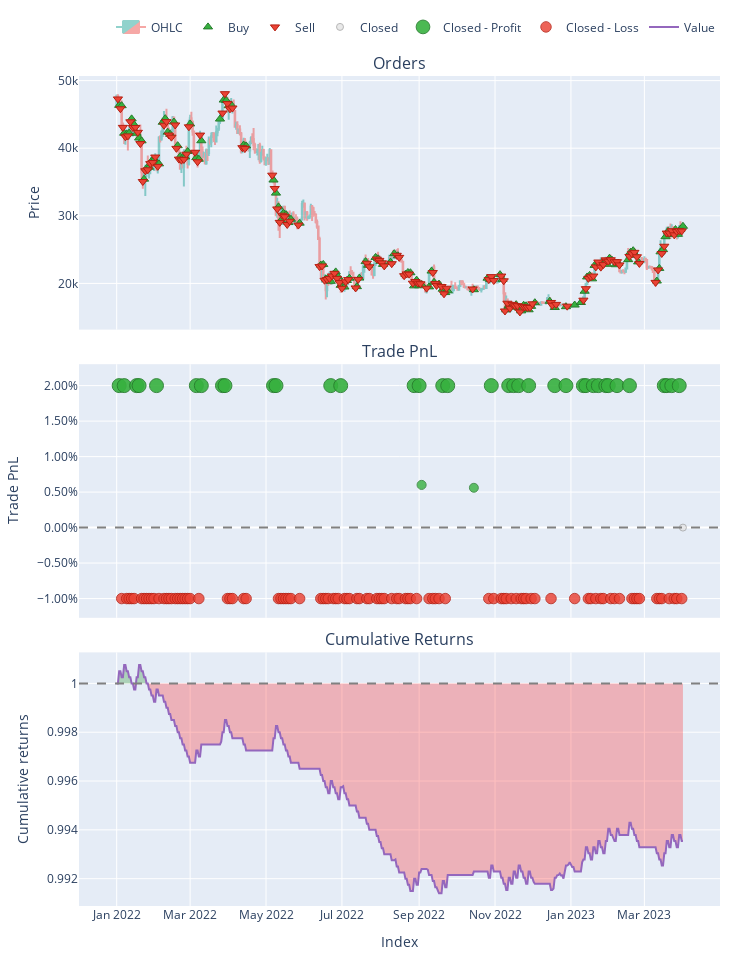

Notebook code cell kept with this figure:
### Code cell
pf.plot(settings=dict(bm_returns=False)).show()

### Figure 1 — Plotly figure (JSON) as saved in the notebook; plotly's stock layout.template omitted (floating-point values rounded to 4 significant figures; data arrays with more than 128 entries replaced by an {"elided": "..."} marker saying what was removed)
{"data": [{"close": {"elided": "456 float values"}, "decreasing": {"fillcolor": "#ee534f", "line": {"color": "#ee534f"}}, "high": {"elided": "456 float values"}, "increasing": {"fillcolor": "#26a69a", "line": {"color": "#26a69a"}}, "low": {"elided": "456 float values"}, "name": "OHLC", "opacity": 0.5, "open": {"elided": "456 float values"}, "type": "candlestick", "uid": "98e0eb16-0213-4978-b6d6-258d4bbb0679", "x": {"elided": "456 str values"}, "xaxis": "x", "yaxis": "y"}, {"customdata": {"elided": "138x9 mixed values"}, "hovertemplate": "<br>Order Id: %{customdata[0]}\n<br>Signal Index: %{customdata[1]}\n<br>Creation Index: %{customdata[2]}\n<br>Fill Index: %{customdata[3]}\n<br>Size: %{customdata[4]:,}\n<br>Price: %{customdata[5]:,}\n<br>Fees: %{customdata[6]:,}\n<br>Type: %{customdata[7]}\n<br>Stop Type: %{customdata[8]}", "marker": {"color": "#37B13F", "line": {"color": "rgb(38,123,44)", "width": 1}, "size": 8, "symbol": "triangle-up"}, "mode": "markers", "name": "Buy", "type": "scatter", "uid": "60471404-1c07-4172-9964-ff5135cb70b1", "x": {"elided": "138 str values"}, "xaxis": "x", "y": {"elided": "138 float values"}, "yaxis": "y"}, {"customdata": {"elided": "137x9 mixed values"}, "hovertemplate": "<br>Order Id: %{customdata[0]}\n<br>Signal Index: %{customdata[1]}\n<br>Creation Index: %{customdata[2]}\n<br>Fill Index: %{customdata[3]}\n<br>Size: %{customdata[4]:,}\n<br>Price: %{customdata[5]:,}\n<br>Fees: %{customdata[6]:,}\n<br>Type: %{customdata[7]}\n<br>Stop Type: %{customdata[8]}", "marker": {"color": "#EA4335", "line": {"color": "rgb(181,31,18)", "width": 1}, "size": 8, "symbol": "triangle-down"}, "mode": "markers", "name": "Sell", "type": "scatter", "uid": "eb6d93d6-5204-4157-9106-b49164cac831", "x": {"elided": "137 str values"}, "xaxis": "x", "y": {"elided": "137 float values"}, "yaxis": "y"}, {"customdata": [["137", "137", "2023-04-01 00:00:00+00:00", 0, 0]], "hovertemplate": "<br>Exit Trade Id: %{customdata[0]}\n<br>Position Id: %{customdata[1]}\n<br>Exit Index: %{customdata[2]}\n<br>PnL: %{customdata[3]:,}\n<br>Return: %{customdata[4]:,%}", "marker": {"color": "#E2E2E2", "line": {"color": "rgb(158,158,158)", "width": 1}, "opacity": [0.75], "size": [7], "symbol": "circle"}, "mode": "markers", "name": "Closed", "type": "scatter", "uid": "0ed7196e-b8d8-47a2-9b4f-347f578906d3", "x": ["2023-04-01T00:00:00+00:00"], "xaxis": "x2", "y": [0], "yaxis": "y2"}, {"customdata": {"elided": "38x5 mixed values"}, "hovertemplate": "<br>Exit Trade Id: %{customdata[0]}\n<br>Position Id: %{customdata[1]}\n<br>Exit Index: %{customdata[2]}\n<br>PnL: %{customdata[3]:,}\n<br>Return: %{customdata[4]:,%}", "marker": {"color": "#37B13F", "line": {"color": "rgb(38,123,44)", "width": 1}, "opacity": [0.9, 0.9, 0.9, 0.9, 0.9, 0.9, 0.9, 0.9, 0.9, 0.9, 0.9, 0.9, 0.9, 0.9, 0.9, 0.7951, 0.9, 0.9, 0.7921, 0.9, 0.9, 0.9, 0.9, 0.9, 0.9, 0.9, 0.9, 0.9, 0.9, 0.9, 0.9, 0.9, 0.9, 0.9, 0.9, 0.9, 0.9, 0.9], "size": [14.0, 14, 14.0, 14.0, 14.0, 14.0, 14.0, 14.0, 14.0, 14.0, 14, 14, 14.0, 14, 14.0, 9.104, 14.0, 14, 8.963, 14, 14, 14.0, 14.0, 14.0, 14.0, 14.0, 14, 14.0, 14.0, 14.0, 14.0, 14, 14.0, 14.0, 14, 14.0, 14.0, 14], "symbol": "circle"}, "mode": "markers", "name": "Closed - Profit", "type": "scatter", "uid": "cb1178a9-842e-46f9-8873-c8f4b5e29a25", "x": ["2022-01-03T00:00:00+00:00", "2022-01-07T00:00:00+00:00", "2022-01-17T00:00:00+00:00", "2022-01-19T00:00:00+00:00", "2022-02-02T00:00:00+00:00", "2022-03-06T00:00:00+00:00", "2022-03-10T00:00:00+00:00", "2022-03-27T00:00:00+00:00", "2022-03-29T00:00:00+00:00", "2022-05-07T00:00:00+00:00", "2022-05-09T00:00:00+00:00", "2022-06-22T00:00:00+00:00", "2022-06-30T00:00:00+00:00", "2022-08-28T00:00:00+00:00", "2022-09-01T00:00:00+00:00", "2022-09-03T00:00:00+00:00", "2022-09-20T00:00:00+00:00", "2022-09-24T00:00:00+00:00", "2022-10-15T00:00:00+00:00", "2022-10-29T00:00:00+00:00", "2022-11-12T00:00:00+00:00", "2022-11-16T00:00:00+00:00", "2022-11-20T00:00:00+00:00", "2022-11-28T00:00:00+00:00", "2022-12-19T00:00:00+00:00", "2022-12-28T00:00:00+00:00", "2023-01-11T00:00:00+00:00", "2023-01-13T00:00:00+00:00", "2023-01-19T00:00:00+00:00", "2023-01-23T00:00:00+00:00", "2023-01-29T00:00:00+00:00", "2023-01-31T00:00:00+00:00", "2023-02-07T00:00:00+00:00", "2023-02-17T00:00:00+00:00", "2023-03-17T00:00:00+00:00", "2023-03-19T00:00:00+00:00", "2023-03-23T00:00:00+00:00", "2023-03-29T00:00:00+00:00"], "xaxis": "x2", "y": [0.02, 0.02, 0.02, 0.02, 0.02, 0.02, 0.02, 0.02, 0.02, 0.02, 0.02, 0.02, 0.02, 0.02, 0.02, 0.006012, 0.02, 0.02, 0.005608, 0.02, 0.02, 0.02, 0.02, 0.02, 0.02, 0.02, 0.02, 0.02, 0.02, 0.02, 0.02, 0.02, 0.02, 0.02, 0.02, 0.02, 0.02, 0.02], "yaxis": "y2"}, {"customdata": {"elided": "99x5 mixed values"}, "hovertemplate": "<br>Exit Trade Id: %{customdata[0]}\n<br>Position Id: %{customdata[1]}\n<br>Exit Index: %{customdata[2]}\n<br>PnL: %{customdata[3]:,}\n<br>Return: %{customdata[4]:,%}", "marker": {"color": "#EA4335", "line": {"color": "rgb(181,31,18)", "width": 1}, "opacity": [0.825, 0.825, 0.825, 0.825, 0.825, 0.825, 0.825, 0.825, 0.825, 0.825, 0.825, 0.825, 0.825, 0.825, 0.825, 0.825, 0.825, 0.825, 0.825, 0.825, 0.825, 0.825, 0.825, 0.825, 0.825, 0.825, 0.825, 0.825, 0.825, 0.825, 0.825, 0.825, 0.825, 0.825, 0.825, 0.825, 0.825, 0.825, 0.825, 0.825, 0.825, 0.825, 0.825, 0.825, 0.825, 0.825, 0.825, 0.825, 0.825, 0.825, 0.825, 0.825, 0.825, 0.825, 0.825, 0.825, 0.825, 0.825, 0.825, 0.825, 0.825, 0.825, 0.825, 0.825, 0.825, 0.825, 0.825, 0.825, 0.825, 0.825, 0.825, 0.825, 0.825, 0.825, 0.825, 0.825, 0.825, 0.825, 0.825, 0.825, 0.825, 0.825, 0.825, 0.825, 0.825, 0.825, 0.825, 0.825, 0.825, 0.825, 0.825, 0.825, 0.825, 0.825, 0.825, 0.825, 0.825, 0.825, 0.825], "size": [10.5, 10.5, 10.5, 10.5, 10.5, 10.5, 10.5, 10.5, 10.5, 10.5, 10.5, 10.5, 10.5, 10.5, 10.5, 10.5, 10.5, 10.5, 10.5, 10.5, 10.5, 10.5, 10.5, 10.5, 10.5, 10.5, 10.5, 10.5, 10.5, 10.5, 10.5, 10.5, 10.5, 10.5, 10.5, 10.5, 10.5, 10.5, 10.5, 10.5, 10.5, 10.5, 10.5, 10.5, 10.5, 10.5, 10.5, 10.5, 10.5, 10.5, 10.5, 10.5, 10.5, 10.5, 10.5, 10.5, 10.5, 10.5, 10.5, 10.5, 10.5, 10.5, 10.5, 10.5, 10.5, 10.5, 10.5, 10.5, 10.5, 10.5, 10.5, 10.5, 10.5, 10.5, 10.5, 10.5, 10.5, 10.5, 10.5, 10.5, 10.5, 10.5, 10.5, 10.5, 10.5, 10.5, 10.5, 10.5, 10.5, 10.5, 10.5, 10.5, 10.5, 10.5, 10.5, 10.5, 10.5, 10.5, 10.5], "symbol": "circle"}, "mode": "markers", "name": "Closed - Loss", "type": "scatter", "uid": "df10f622-ca3d-4596-ab82-2a61eb698c20", "x": ["2022-01-05T00:00:00+00:00", "2022-01-09T00:00:00+00:00", "2022-01-11T00:00:00+00:00", "2022-01-13T00:00:00+00:00", "2022-01-15T00:00:00+00:00", "2022-01-21T00:00:00+00:00", "2022-01-23T00:00:00+00:00", "2022-01-25T00:00:00+00:00", "2022-01-27T00:00:00+00:00", "2022-01-29T00:00:00+00:00", "2022-01-31T00:00:00+00:00", "2022-02-04T00:00:00+00:00", "2022-02-08T00:00:00+00:00", "2022-02-10T00:00:00+00:00", "2022-02-12T00:00:00+00:00", "2022-02-14T00:00:00+00:00", "2022-02-17T00:00:00+00:00", "2022-02-19T00:00:00+00:00", "2022-02-21T00:00:00+00:00", "2022-02-23T00:00:00+00:00", "2022-02-25T00:00:00+00:00", "2022-02-27T00:00:00+00:00", "2022-03-01T00:00:00+00:00", "2022-03-08T00:00:00+00:00", "2022-03-31T00:00:00+00:00", "2022-04-02T00:00:00+00:00", "2022-04-04T00:00:00+00:00", "2022-04-13T00:00:00+00:00", "2022-04-15T00:00:00+00:00", "2022-05-11T00:00:00+00:00", "2022-05-13T00:00:00+00:00", "2022-05-15T00:00:00+00:00", "2022-05-17T00:00:00+00:00", "2022-05-19T00:00:00+00:00", "2022-05-21T00:00:00+00:00", "2022-05-28T00:00:00+00:00", "2022-06-14T00:00:00+00:00", "2022-06-16T00:00:00+00:00", "2022-06-18T00:00:00+00:00", "2022-06-20T00:00:00+00:00", "2022-06-24T00:00:00+00:00", "2022-06-26T00:00:00+00:00", "2022-06-28T00:00:00+00:00", "2022-07-03T00:00:00+00:00", "2022-07-05T00:00:00+00:00", "2022-07-07T00:00:00+00:00", "2022-07-13T00:00:00+00:00", "2022-07-15T00:00:00+00:00", "2022-07-21T00:00:00+00:00", "2022-07-23T00:00:00+00:00", "2022-07-29T00:00:00+00:00", "2022-07-31T00:00:00+00:00", "2022-08-02T00:00:00+00:00", "2022-08-04T00:00:00+00:00", "2022-08-10T00:00:00+00:00", "2022-08-14T00:00:00+00:00", "2022-08-16T00:00:00+00:00", "2022-08-21T00:00:00+00:00", "2022-08-23T00:00:00+00:00", "2022-08-25T00:00:00+00:00", "2022-08-30T00:00:00+00:00", "2022-09-09T00:00:00+00:00", "2022-09-12T00:00:00+00:00", "2022-09-14T00:00:00+00:00", "2022-09-17T00:00:00+00:00", "2022-09-22T00:00:00+00:00", "2022-10-27T00:00:00+00:00", "2022-10-31T00:00:00+00:00", "2022-11-06T00:00:00+00:00", "2022-11-08T00:00:00+00:00", "2022-11-10T00:00:00+00:00", "2022-11-14T00:00:00+00:00", "2022-11-18T00:00:00+00:00", "2022-11-22T00:00:00+00:00", "2022-11-24T00:00:00+00:00", "2022-11-26T00:00:00+00:00", "2022-11-30T00:00:00+00:00", "2022-12-03T00:00:00+00:00", "2022-12-16T00:00:00+00:00", "2023-01-04T00:00:00+00:00", "2023-01-15T00:00:00+00:00", "2023-01-17T00:00:00+00:00", "2023-01-21T00:00:00+00:00", "2023-01-25T00:00:00+00:00", "2023-01-27T00:00:00+00:00", "2023-02-02T00:00:00+00:00", "2023-02-05T00:00:00+00:00", "2023-02-09T00:00:00+00:00", "2023-02-19T00:00:00+00:00", "2023-02-21T00:00:00+00:00", "2023-02-23T00:00:00+00:00", "2023-02-25T00:00:00+00:00", "2023-03-11T00:00:00+00:00", "2023-03-13T00:00:00+00:00", "2023-03-15T00:00:00+00:00", "2023-03-21T00:00:00+00:00", "2023-03-25T00:00:00+00:00", "2023-03-27T00:00:00+00:00", "2023-03-31T00:00:00+00:00"], "xaxis": "x2", "y": [-0.01, -0.01, -0.01, -0.01, -0.01, -0.01, -0.01, -0.01, -0.01, -0.01, -0.01, -0.01, -0.01, -0.01, -0.01, -0.01, -0.01, -0.01, -0.01, -0.01, -0.01, -0.01, -0.01, -0.01, -0.01, -0.01, -0.01, -0.01, -0.01, -0.01, -0.01, -0.01, -0.01, -0.01, -0.01, -0.01, -0.01, -0.01, -0.01, -0.01, -0.01, -0.01, -0.01, -0.01, -0.01, -0.01, -0.01, -0.01, -0.01, -0.01, -0.01, -0.01, -0.01, -0.01, -0.01, -0.01, -0.01, -0.01, -0.01, -0.01, -0.01, -0.01, -0.01, -0.01, -0.01, -0.01, -0.01, -0.01, -0.01, -0.01, -0.01, -0.01, -0.01, -0.01, -0.01, -0.01, -0.01, -0.01, -0.01, -0.01, -0.01, -0.01, -0.01, -0.01, -0.01, -0.01, -0.01, -0.01, -0.01, -0.01, -0.01, -0.01, -0.01, -0.01, -0.01, -0.01, -0.01, -0.01, -0.01], "yaxis": "y2"}, {"hoverinfo": "skip", "line": {"color": "rgba(0, 0, 0, 0)", "width": 0}, "mode": "lines", "opacity": 0, "showlegend": false, "type": "scatter", "uid": "54b64888-7693-433c-ad2b-fd34eb902588", "x": {"elided": "456 str values"}, "xaxis": "x3", "y": {"elided": "456 int values"}, "yaxis": "y3"}, {"connectgaps": false, "fill": "tonexty", "fillcolor": "rgba(0, 128, 0, 0.25)", "hoverinfo": "skip", "line": {"color": "rgba(0, 0, 0, 0)", "width": 0}, "mode": "lines", "opacity": 0, "showlegend": false, "type": "scatter", "uid": "2e38a620-fd2b-42bd-9a3a-7af75928f95d", "x": {"elided": "456 str values"}, "xaxis": "x3", "y": {"elided": "456 float values"}, "yaxis": "y3"}, {"hoverinfo": "skip", "line": {"color": "rgba(0, 0, 0, 0)", "width": 0}, "mode": "lines", "opacity": 0, "showlegend": false, "type": "scatter", "uid": "4b974c00-9db3-4f01-8ddb-c1f72642df2f", "x": {"elided": "456 str values"}, "xaxis": "x3", "y": {"elided": "456 int values"}, "yaxis": "y3"}, {"connectgaps": false, "fill": "tonexty", "fillcolor": "rgba(255, 0, 0, 0.25)", "hoverinfo": "skip", "line": {"color": "rgba(0, 0, 0, 0)", "width": 0}, "mode": "lines", "opacity": 0, "showlegend": false, "type": "scatter", "uid": "62509c8f-9d9f-4ed6-9c09-234f8e3d135a", "x": {"elided": "456 str values"}, "xaxis": "x3", "y": {"elided": "456 float values"}, "yaxis": "y3"}, {"legendgroup": "0", "line": {"color": "#9467bd"}, "mode": "lines", "name": "Value", "showlegend": true, "type": "scatter", "uid": "b80d391f-2a83-47e0-bb7c-0b1abbc18f4c", "x": {"elided": "456 str values"}, "xaxis": "x3", "y": {"elided": "456 float values"}, "yaxis": "y3"}, {"hoverinfo": "skip", "line": {"color": "rgba(0, 0, 0, 0)", "width": 0}, "mode": "lines", "opacity": 0, "showlegend": false, "type": "scatter", "uid": "d39c30ad-55f9-4ee8-89e4-6b661bda11cd", "x": {"elided": "456 str values"}, "xaxis": "x3", "y": {"elided": "456 int values"}, "yaxis": "y3"}], "layout": {"annotations": [{"font": {"size": 16}, "showarrow": false, "text": "Orders", "x": 0.5, "xanchor": "center", "xref": "paper", "y": 1, "yanchor": "bottom", "yref": "paper"}, {"font": {"size": 16}, "showarrow": false, "text": "Trade PnL", "x": 0.5, "xanchor": "center", "xref": "paper", "y": 0.6528, "yanchor": "bottom", "yref": "paper"}, {"font": {"size": 16}, "showarrow": false, "text": "Cumulative Returns", "x": 0.5, "xanchor": "center", "xref": "paper", "y": 0.3056, "yanchor": "bottom", "yref": "paper"}], "height": 960, "legend": {"orientation": "h", "traceorder": "normal", "x": 1, "xanchor": "right", "y": 1.042, "yanchor": "bottom"}, "margin": {"b": 30, "l": 30, "r": 30, "t": 30}, "shapes": [{"line": {"color": "gray", "dash": "dash"}, "type": "line", "x0": 0, "x1": 1, "xref": "paper", "y0": 0, "y1": 0, "yref": "y2"}, {"line": {"color": "gray", "dash": "dash"}, "type": "line", "x0": 0, "x1": 1, "xref": "paper", "y0": 1, "y1": 1, "yref": "y3"}], "showlegend": true, "width": 750, "xaxis": {"anchor": "y", "domain": [0, 1], "matches": "x3", "rangeslider": {"visible": false}, "showticklabels": false}, "xaxis2": {"anchor": "y2", "domain": [0, 1], "matches": "x3", "showticklabels": false}, "xaxis3": {"anchor": "y3", "domain": [0, 1], "title": {"text": "Index"}}, "yaxis": {"anchor": "x", "domain": [0.6944, 1], "title": {"text": "Price"}}, "yaxis2": {"anchor": "x2", "domain": [0.3472, 0.6528], "tickformat": ".2%", "title": {"text": "Trade PnL"}}, "yaxis3": {"anchor": "x3", "domain": [0, 0.3056], "title": {"text": "Cumulative returns"}}}}
